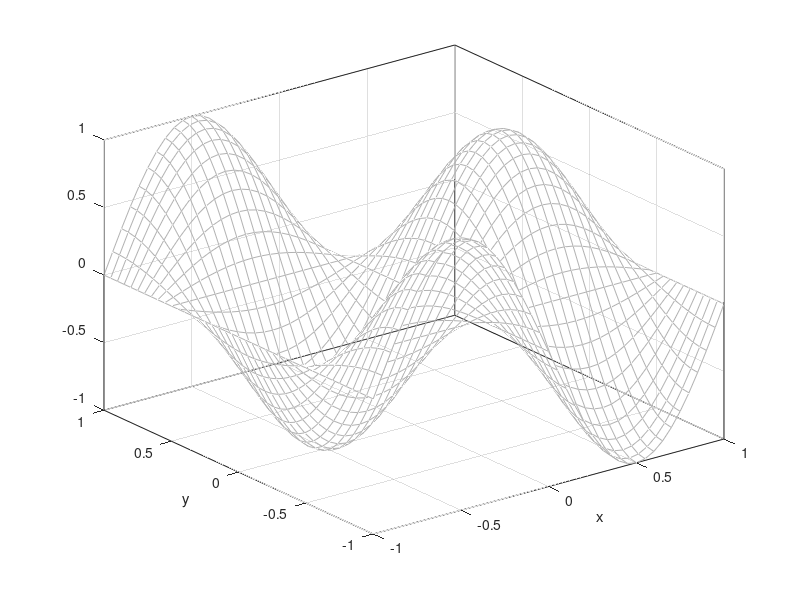

MATLAB code to generate this figure: (Note: this script raises an error after producing the figure.)
clear; clc; close all;

% Define x and y ranges for the surface.
x = -1 : 0.05 : 1;
y = -1 : 0.05 : 1;
[x, y] = meshgrid(x, y);
z = sin(pi * x) .* cos(pi * y);

figure("Color", 'w', 'Position', [100, 100, 1000, 600]);
mesh(x, y, z, "EdgeColor", [0.7 0.7 0.7], 'FaceAlpha', 0.1, 'DisplayName', ... 
'Real Surface z = sin(\pi x)cos(\pi y)');
xlabel('x');
ylabel('y');
hold on; grid on; box on;

% Now define control point and contro grid;
number_control_point = 8;
u_control = linspace(0, 1, number_control_point);
v_control = linspace(0, 1, number_control_point);

[ugrid, vgrid] = meshgrid(u_control, v_control);

% Now map ugrid and vgrid to [-1, 1]
px = -1 + 2 * ugrid;
py = -1 + 2 * vgrid;
pz = sin(pi * px) .* cos(pi * py);

% Now we have to select how many point we would evaluate in our final grid
n = 50;
u_eval = linspace(0, 1, n);
v_eval = linspace(0, 1, n);

% Now here is the trick. We have a 3D space, and we will get 2 parameter. 
% We will take x, y, z from each row of Px, Py, Pz, and evaluate temporary point 
% for all u. 
% So for each row of Px, Py, Pz we will n points with x, y, z coordinate. 
% We will collect them and put them three temporary Matrix, X, Y, Z. 
% so each X, Y, Z would have n rows, and num_control_point columns, as that many 
% layer we have on the control grid.
X = zeros(n, number_control_point);
Y = zeros(n, number_control_point);
Z = zeros(n, number_control_point);

for i = 1 : number_control_point
    P = [px(i, :)', py(i, :)', pz(i, :)'];
    T = Bezier_CastelJau_Curve(P, u_eval);
    X(:, i) = T(:, 1);
    Y(:, i) = T(:, 2);
    Z(:, i) = T(:, 3);
end

% Now we will fix a u, and send the whole corresponding temporary 
% x, y, z that were calculated for that fix u, with all v to 
% Bezier_CastelJau_Curve function. That way for a fix u, we get all vs.
% Then from the return of that function, we will collect one row of xs,
% one row of ys and one row zs.

% Also we need to predefine 3 n * n matrix to save the X, Y, Z final grid.
X_surf = zeros(n, n);
Y_surf = zeros(n, n);
Z_surf = zeros(n, n);



for i = 1 : n 
    % for each u, say for u1, we gotta take the first x, first y, and first z 
    % from all X, Y, Z. So for u1, we gotta take X as X(i, :)', and so on.
    P = [X(i, :)', Y(i, :)', Z(i, :)'];
    T = Bezier_CastelJau_Curve(P, v_eval);

    % Output T is for each fix u, and for corresponding all vs.
    X_surf(i, :) = T(:, 1)';
    Y_surf(i, :) = T(:, 2)';
    Z_surf(i, :) = T(:, 3)';

end

surf(X_surf, Y_surf, Z_surf, 'FaceAlpha', 0.8, 'EdgeColor', 'k', ...
        'LineWidth', 0.3, 'DisplayName', 'DeCastelJau Surface Patch');
hold off;

figure(3);
surf(X_surf, Y_surf, Z_surf, 'FaceAlpha', 0.8, 'EdgeColor', 'k', ...
        'LineWidth', 0.3, 'DisplayName', 'DeCastelJau Surface Patch');
xlabel('X-axis');
ylabel('Y-axis');
zlabel('Z-axis');
